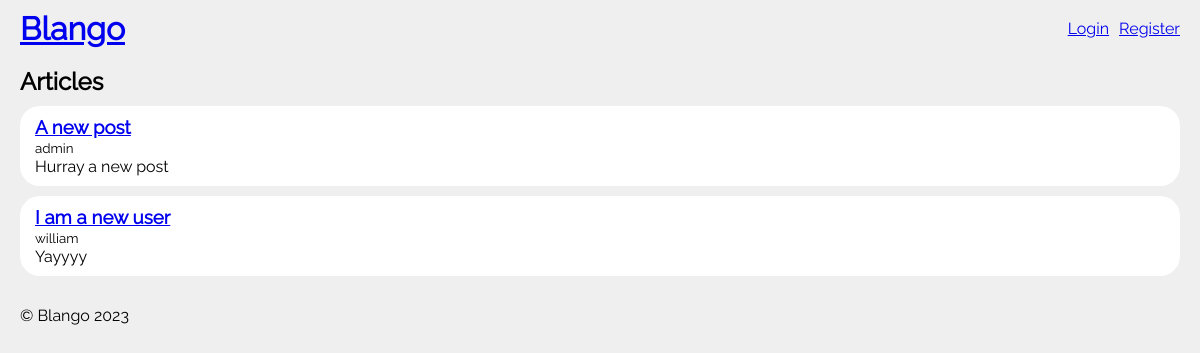
The page / on the database its author committed.
### blog/models.py (models this page shows, shortened)
class Post(models.Model):
    title = models.CharField(max_length=255)
    author = models.ForeignKey(settings.AUTH_USER_MODEL, on_delete=models.CASCADE)
    body = models.TextField()

### accounts/models.py (models this page shows)
class User(AbstractUser):
    class Meta:
        db_table = "auth_user"

### blog/views.py (the view)
# urls.py: path("", BlogListView.as_view(), name="home"),
class BlogListView(ListView):
    model = Post
    template_name = "home.html"

### templates/home.html (shortened to what this page needs)
{% extends "base.html" %}
{% block content %}
		<main>
			<h2>Articles</h2>
			<div class="posts">
				{% for post in post_list %}
					<div class="post">
						<h3><a href="{% url 'post_detail' post.pk %}">{{ post.title }}</a></h3>
						<span><small>{{ post.author }}</small></span>
						<p>{{ post.body }}</p>
					</div>
				{% endfor %}
			</div>
		</main>
{% endblock %}

### static/css/base.css (style rules this page uses)
* { margin: 0; padding: 0; box-sizing: border-box; }
body { font-family: raleway; background-color: #efefef; }
main { padding: 10px 20px; }
.post { padding: 10px 15px; margin: 10px 0px; border-radius: 20px; background-color: #ffffff; }

### static/css/base_old.css (style rules this page uses)
* { margin: 0; padding: 0; box-sizing: border-box; }
body { font-family: raleway; background-color: #efefef; }
main { padding: 10px 20px; }
.post { padding: 10px 15px; margin: 10px 0px; border-radius: 20px; background-color: #ffffff; }

### rows shown on the page
Post: title "A new post", author "admin", body "Hurray a new post"
Post: title "I am a new user", author "william", body "Yayyyy"
